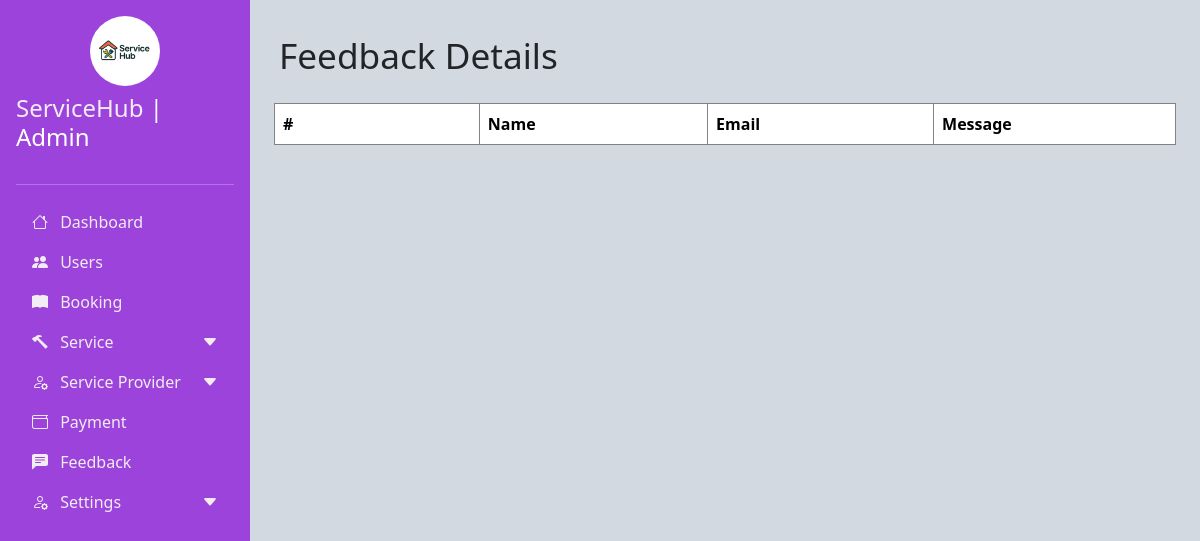
The app's page /Admin/feedback.php (signed in), older data.
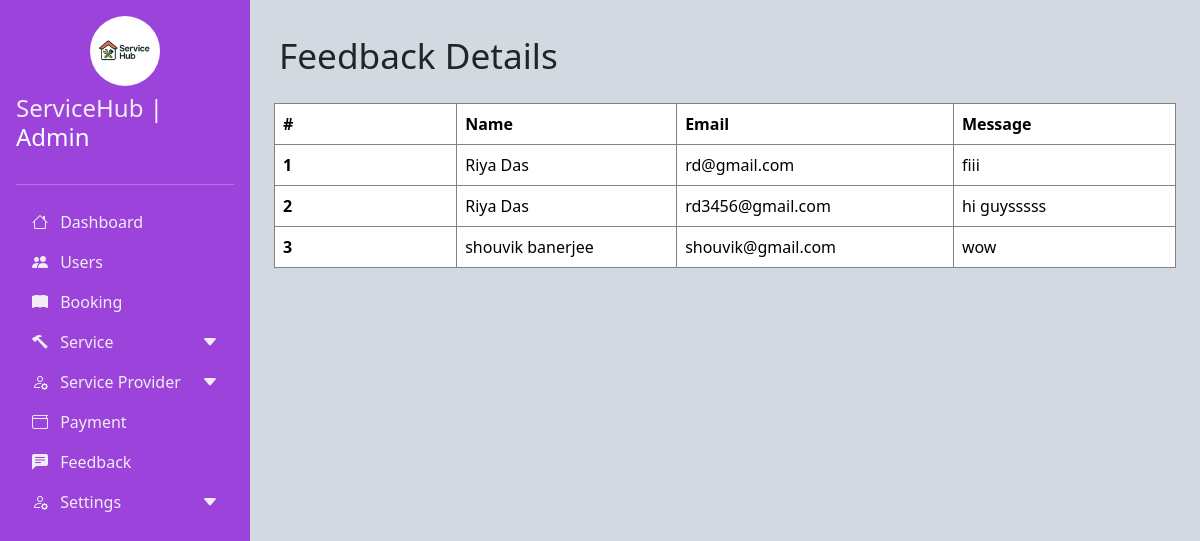
The same page, newer data.
### tables this page shows
CREATE TABLE `contact_messages` (
  `id` int(11) NOT NULL,
  `name` varchar(100) NOT NULL,
  `email` varchar(100) NOT NULL,
  `message` text NOT NULL,
  `created_at` timestamp NOT NULL DEFAULT current_timestamp()
);

### Admin/feedback.php (the view, shortened to what this page needs)
<!DOCTYPE html>
<html lang="en">
<head>
    <link href="./css/bootstrap.min.css" rel="stylesheet" >
    <link rel="stylesheet" href="https://cdn.jsdelivr.net/npm/bootstrap-icons@1.10.0/font/bootstrap-icons.css">
    <link rel="stylesheet" href="custom.css">
    <link rel="stylesheet" href="hideScrollbar.css">
</head>
<body>
    <div class="d-flex ">
        <?php
            include_once "sidenav.php";
        ?>
        <div class="main-content p-4" id="mainContent">
        <div class="o35">
                    <p style="padding:5px;font-size:2.2rem">Feedback Details</p>
                    <table class="table">
                    <thead>
                        <tr>
                        <th scope="col">#</th>
                        <th scope="col">Name</th>
                        <th scope="col">Email</th>
                        <th scope="col">Message</th>
                        </tr>
                    </thead>
                    <tbody>
                    <?php
                        include_once "connection.php";
                        $count=1;
                        $res=mysqli_query($con,"select * from contact_messages");
                        while($row=mysqli_fetch_array($res))
                        {
                    ?>
                        <tr>
                        <th scope="row"><?php  echo $count++?></th>
                        <td data-label="Booking No"><?php  echo $row['name']?></td>
                        <td data-label="User Name"><?php  echo $row['email']?></td>
                        <td data-label="Service Provider"><?php  echo $row['message'] ?></td>
                        </tr>
                        <?php
                            }
                        ?>
                    </tbody>
                    </table>
                </div>
            </div>
        </div>
</body>
</html>

Row changes from the older to the newer data that the page shows:
added contact_messages: name "Riya Das", email "rd@gmail.com", message "fiii"
added contact_messages: name "Riya Das", email "rd3456@gmail.com", message "hi guysssss"
added contact_messages: name "shouvik banerjee", email "shouvik@gmail.com", message "wow"
